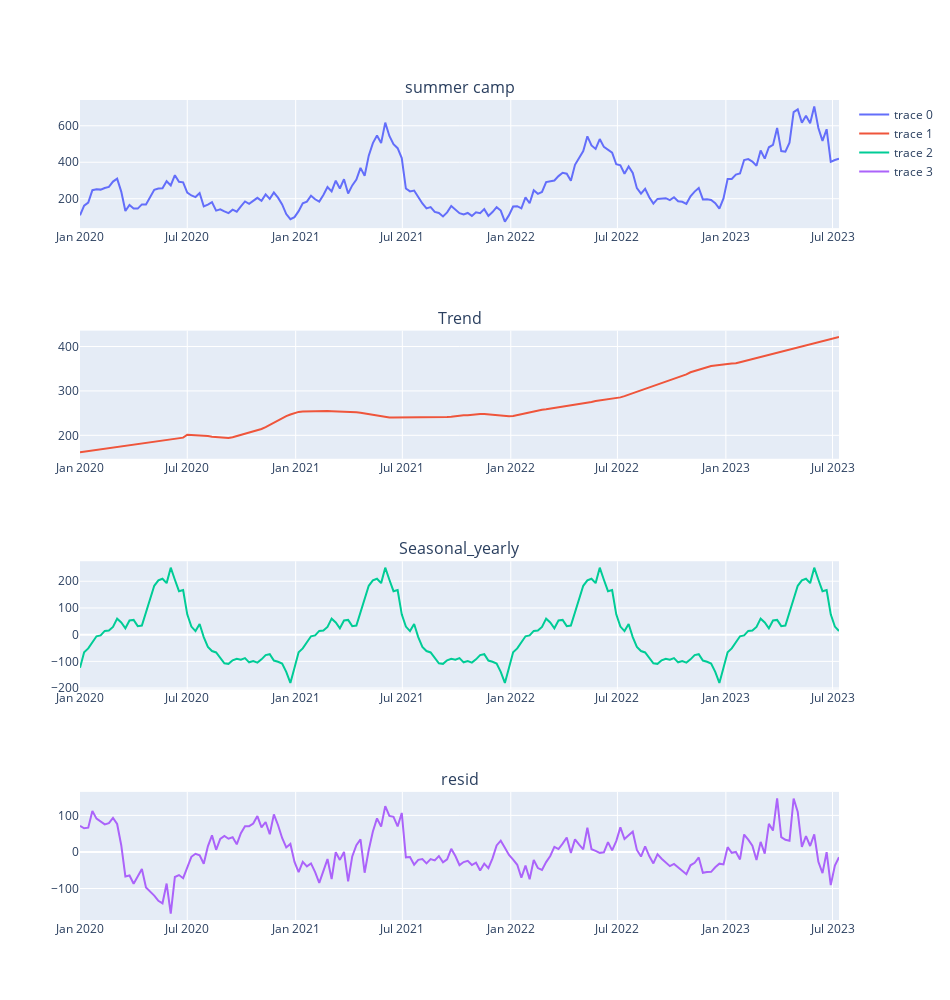

The notebook cell this image was saved under:
### Code cell
fig=make_subplots(rows=4, cols=1,
                subplot_titles=("summer camp", "Trend", "Seasonal_yearly","resid"))
fig.add_trace(
    go.Scatter(x=season.index,y=season.obs),row=1,col=1
    
)
fig.add_trace(
    go.Scatter(x=season.index,y=season.trend),row=2,col=1
)
fig.add_trace(
    go.Scatter(x=season.index,y=season.seasonal),row=3,col=1
    
)
fig.add_trace(
    go.Scatter(x=season.index,y=season.resid),row=4,col=1
    
)


fig.update_layout(height=1000, width=950)

### Figure 1 — Plotly figure (JSON) as saved in the notebook; plotly's stock layout.template omitted (floating-point values rounded to 4 significant figures; data arrays with more than 128 entries replaced by an {"elided": "..."} marker saying what was removed)
{"data": [{"type": "scatter", "x": {"elided": "185 str values"}, "xaxis": "x", "y": {"elided": "185 int values"}, "yaxis": "y"}, {"type": "scatter", "x": {"elided": "185 str values"}, "xaxis": "x2", "y": {"elided": "185 float values"}, "yaxis": "y2"}, {"type": "scatter", "x": {"elided": "185 str values"}, "xaxis": "x3", "y": {"elided": "185 float values"}, "yaxis": "y3"}, {"type": "scatter", "x": {"elided": "185 str values"}, "xaxis": "x4", "y": {"elided": "185 float values"}, "yaxis": "y4"}], "layout": {"annotations": [{"font": {"size": 16}, "showarrow": false, "text": "summer camp", "x": 0.5, "xanchor": "center", "xref": "paper", "y": 1, "yanchor": "bottom", "yref": "paper"}, {"font": {"size": 16}, "showarrow": false, "text": "Trend", "x": 0.5, "xanchor": "center", "xref": "paper", "y": 0.7188, "yanchor": "bottom", "yref": "paper"}, {"font": {"size": 16}, "showarrow": false, "text": "Seasonal_yearly", "x": 0.5, "xanchor": "center", "xref": "paper", "y": 0.4375, "yanchor": "bottom", "yref": "paper"}, {"font": {"size": 16}, "showarrow": false, "text": "resid", "x": 0.5, "xanchor": "center", "xref": "paper", "y": 0.1562, "yanchor": "bottom", "yref": "paper"}], "height": 1000, "width": 950, "xaxis": {"anchor": "y", "domain": [0, 1]}, "xaxis2": {"anchor": "y2", "domain": [0, 1]}, "xaxis3": {"anchor": "y3", "domain": [0, 1]}, "xaxis4": {"anchor": "y4", "domain": [0, 1]}, "yaxis": {"anchor": "x", "domain": [0.8438, 1]}, "yaxis2": {"anchor": "x2", "domain": [0.5625, 0.7188]}, "yaxis3": {"anchor": "x3", "domain": [0.2812, 0.4375]}, "yaxis4": {"anchor": "x4", "domain": [0, 0.1562]}}}
